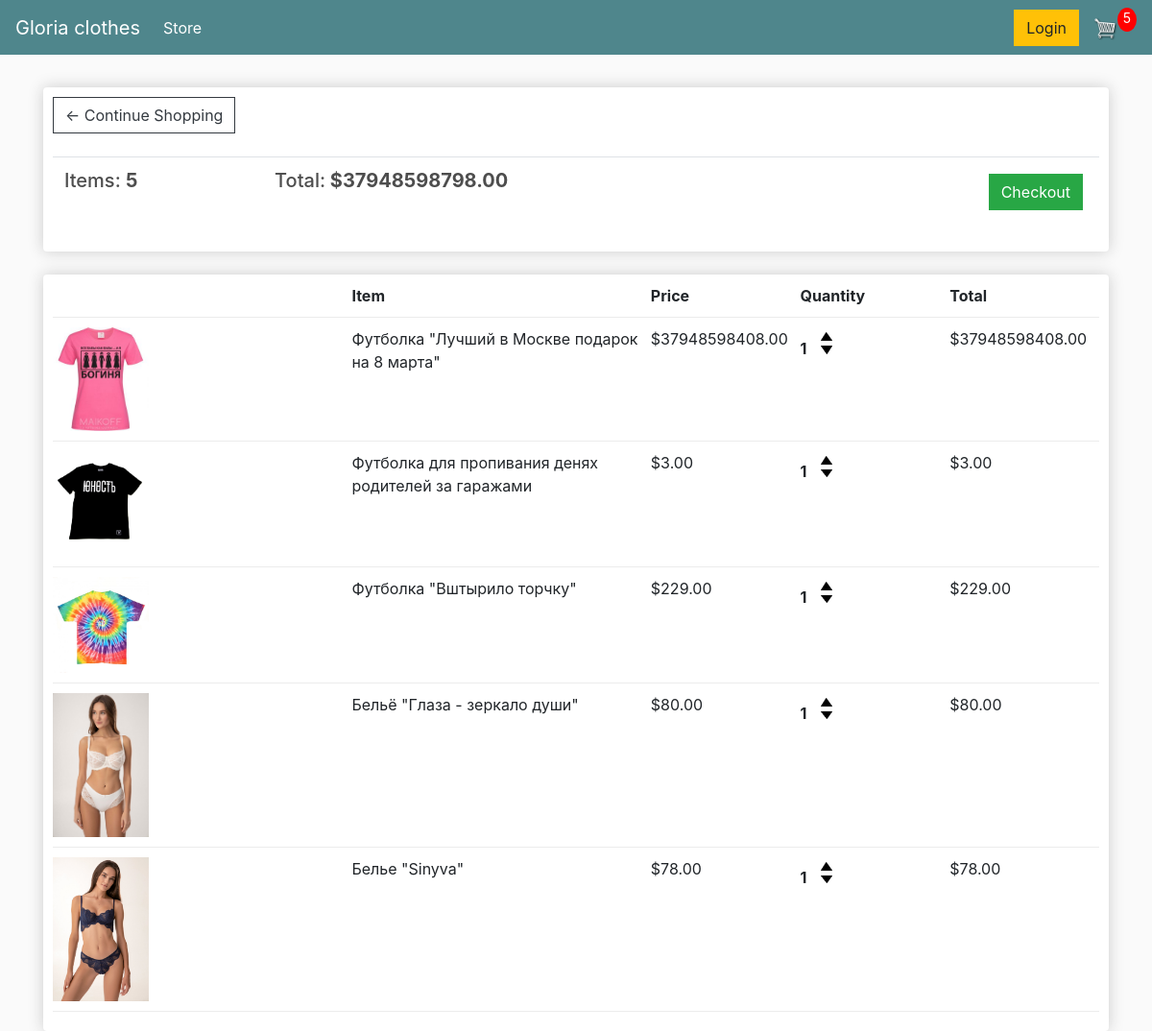
The app's page /cart/ (signed in) with its own data.
### store/models.py (models this page shows, shortened)
class Order(models.Model):
	customer = models.ForeignKey(Customer, on_delete=models.SET_NULL, null=True, blank=True)
	date_ordered = models.DateTimeField(auto_now_add=True)
	complete = models.BooleanField(default=False)
	transaction_id = models.CharField(max_length=100, null=True)
	@property
	def get_cart_total(self):
		orderitems = self.orderitem_set.all()
		total = sum([item.get_total for item in orderitems])
		return total
	@property
	def get_cart_items(self):
		orderitems = self.orderitem_set.all()
		total = sum([item.quantity for item in orderitems])
		return total

class OrderItem(models.Model):
	product = models.ForeignKey(Product, on_delete=models.SET_NULL, null=True)
	order = models.ForeignKey(Order, on_delete=models.SET_NULL, null=True)
	quantity = models.IntegerField(default=0, null=True, blank=True)
	date_added = models.DateTimeField(auto_now_add=True)
	@property
	def get_total(self):
		total = self.product.price * self.quantity
		return total

class Product(models.Model):
	name = models.CharField(max_length=200)
	price = models.FloatField()
	digital = models.BooleanField(default=False,null=True, blank=True)
	image = models.ImageField(null=True, blank=True)
	@property
	def imageURL(self):
		try:
			url = self.image.url
		except:
			url = ''
		return url

### store/views.py (the view)
# urls.py: path('cart/', views.cart, name="cart"),
def cart(request):
    data = cartData(request)
    cartItems = data['cartItems']
    order = data['order']
    items = data['items']
    context = {'items': items, 'order': order, 'cartItems': cartItems}
    return render(request, 'store/cart.html', context)

### store/utils.py (called while the page is built)
def cartData(request):
	if request.user.is_authenticated:
		customer = request.user.customer
		order, created = Order.objects.get_or_create(customer=customer, complete=False)
		items = order.orderitem_set.all()
		cartItems = order.get_cart_items
	else:
		cookieData = cookieCart(request)
		cartItems = cookieData['cartItems']
		order = cookieData['order']
		items = cookieData['items']
	return {'cartItems':cartItems ,'order':order, 'items':items}

### store/templates/store/cart.html
{% extends 'store/main.html' %}
{% load static %}
{% block content %}
	<div class="row">
		<div class="col-lg-12">
			<div class="box-element">
				<a  class="btn btn-outline-dark" href="{% url 'store' %}">&#x2190; Continue Shopping</a>
				<br>
				<br>
				<table class="table">
					<tr>
						<th><h5>Items: <strong>{{order.get_cart_items}}</strong></h5></th>
						<th><h5>Total:<strong> ${{order.get_cart_total|floatformat:2}}</strong></h5></th>
						<th>
							<a  style="float:right; margin:5px;" class="btn btn-success" href="{% url 'checkout' %}">Checkout</a>
						</th>
					</tr>
				</table>
			</div>
			<br>
			<div class="box-element">
				<div class="cart-row">
					<div style="flex:2"></div>
					<div style="flex:2"><strong>Item</strong></div>
					<div style="flex:1"><strong>Price</strong></div>
					<div style="flex:1"><strong>Quantity</strong></div>
					<div style="flex:1"><strong>Total</strong></div>
				</div>
				{% for item in items %}
				<div class="cart-row">
					<div style="flex:2"><img class="row-image" src="{{item.product.imageURL}}"></div>
					<div style="flex:2"><p>{{item.product.name}}</p></div>
					<div style="flex:1"><p>${{item.product.price|floatformat:2}}</p></div>
					<div style="flex:1">
						<p class="quantity">{{item.quantity}}</p>
						<div class="quantity">
							<img data-product="{{item.product.id}}" data-action="add" class="chg-quantity update-cart" src="{% static  'images/arrow-up.png' %}">
							<img data-product="{{item.product.id}}" data-action="remove" class="chg-quantity update-cart" src="{% static  'images/arrow-down.png' %}">
						</div>
					</div>
					<div style="flex:1"><p>${{item.get_total|floatformat:2}}</p></div>
				</div>
				{% endfor %}
			</div>
		</div>
	</div>
{% endblock content %}

### static/css/main.css (style rules this page uses)
body { background-color: hsl(0, 0%, 98%); }
h1,h2,h3,h4,h5,h6 { color:hsl(0, 0%, 30%); }
.box-element { box-shadow:hsl(0, 0%, 80%) 0 0 16px; background-color: #fff; border-radius: 4px; padding: 10px; }
.col-lg-4, .col-lg-6, .col-lg-8, .col-lg-12 { margin-top: 10px; }
.btn { border-radius: 0; }
.row-image { width: 100px; }
.cart-row { display: flex; align-items: flex-stretch; padding-bottom: 10px; margin-bottom: 10px; border-bottom: 1px solid #ececec; }
.quantity { display: inline-block; font-weight: 700; padding-right:10px; }
.chg-quantity { width: 12px; cursor: pointer; display: block; margin-top: 5px; transition:.1s; }

### records on screen
Order: get_cart_items "5", get_cart_total "37948598798.00"
OrderItem: product.imageURL (picture), product.name "Футболка \"Лучший в Москве подарок на 8 марта\"", product.price "37948598408.00", quantity "1", get_total "37948598408.00"
OrderItem: product.imageURL (picture), product.name "Футболка для пропивания денях родителей за гаражами", product.price "3.00", quantity "1", get_total "3.00"
OrderItem: product.imageURL (picture), product.name "Футболка \"Вштырило торчку\"", product.price "229.00", quantity "1", get_total "229.00"
OrderItem: product.imageURL (picture), product.name "Бельё \"Глаза - зеркало души\"", product.price "80.00", quantity "1", get_total "80.00"
OrderItem: product.imageURL (picture), product.name "Белье \"Sinyva\"", product.price "78.00", quantity "1", get_total "78.00"

### other values on screen
{{ cartItems }} "5"
